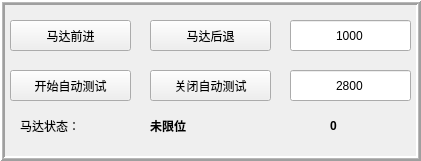
    <widget class="QFrame" name="frame">
     <property name="geometry">
      <rect>
       <x>380</x>
       <y>70</y>
       <width>421</width>
       <height>161</height>
      </rect>
     </property>
     <property name="frameShape">
      <enum>QFrame::Box</enum>
     </property>
     <property name="frameShadow">
      <enum>QFrame::Raised</enum>
     </property>
     <property name="lineWidth">
      <number>2</number>
     </property>
     <property name="midLineWidth">
      <number>1</number>
     </property>
     <widget class="QLabel" name="label_30">
      <property name="geometry">
       <rect>
        <x>20</x>
        <y>110</y>
        <width>121</width>
        <height>31</height>
       </rect>
      </property>
      <property name="font">
       <font>
        <family>Arial</family>
        <pointsize>9</pointsize>
       </font>
      </property>
      <property name="text">
       <string>马达状态：</string>
      </property>
     </widget>
     <widget class="QPushButton" name="motorBackButton">
      <property name="geometry">
       <rect>
        <x>150</x>
        <y>20</y>
        <width>121</width>
        <height>31</height>
       </rect>
      </property>
      <property name="sizePolicy">
       <sizepolicy hsizetype="Minimum" vsizetype="Fixed">
        <horstretch>0</horstretch>
        <verstretch>0</verstretch>
       </sizepolicy>
      </property>
      <property name="maximumSize">
       <size>
        <width>121</width>
        <height>16777215</height>
       </size>
      </property>
      <property name="text">
       <string>马达后退</string>
      </property>
     </widget>
     <widget class="QLabel" name="motorStatuslabel">
      <property name="geometry">
       <rect>
        <x>150</x>
        <y>110</y>
        <width>121</width>
        <height>31</height>
       </rect>
      </property>
      <property name="font">
       <font>
        <family>Arial</family>
        <pointsize>9</pointsize>
        <weight>75</weight>
        <bold>true</bold>
       </font>
      </property>
      <property name="text">
       <string>未限位</string>
      </property>
     </widget>
     <widget class="QLineEdit" name="motorStepsEdit">
      <property name="geometry">
       <rect>
        <x>290</x>
        <y>20</y>
        <width>121</width>
        <height>31</height>
       </rect>
      </property>
      <property name="maximumSize">
       <size>
        <width>121</width>
        <height>16777215</height>
       </size>
      </property>
      <property name="text">
       <string>1000</string>
      </property>
      <property name="alignment">
       <set>Qt::AlignCenter</set>
      </property>
     </widget>
     <widget class="QPushButton" name="motorForwardButton">
      <property name="geometry">
       <rect>
        <x>10</x>
        <y>20</y>
        <width>121</width>
        <height>31</height>
       </rect>
      </property>
      <property name="maximumSize">
       <size>
        <width>121</width>
        <height>16777215</height>
       </size>
      </property>
      <property name="text">
       <string>马达前进</string>
      </property>
     </widget>
     <widget class="QPushButton" name="autoTestMotorOpenButton">
      <property name="geometry">
       <rect>
        <x>10</x>
        <y>70</y>
        <width>121</width>
        <height>31</height>
       </rect>
      </property>
      <property name="maximumSize">
       <size>
        <width>121</width>
        <height>16777215</height>
       </size>
      </property>
      <property name="text">
       <string>开始自动测试</string>
      </property>
     </widget>
     <widget class="QPushButton" name="autoTestMotorCloseButton">
      <property name="geometry">
       <rect>
        <x>150</x>
        <y>70</y>
        <width>121</width>
        <height>31</height>
       </rect>
      </property>
      <property name="maximumSize">
       <size>
        <width>121</width>
        <height>16777215</height>
       </size>
      </property>
      <property name="text">
       <string>关闭自动测试</string>
      </property>
     </widget>
     <widget class="QLineEdit" name="motorStepsRoundEdit">
      <property name="geometry">
       <rect>
        <x>290</x>
        <y>70</y>
        <width>121</width>
        <height>31</height>
       </rect>
      </property>
      <property name="maximumSize">
       <size>
        <width>121</width>
        <height>16777215</height>
       </size>
      </property>
      <property name="text">
       <string>2800</string>
      </property>
      <property name="alignment">
       <set>Qt::AlignCenter</set>
      </property>
     </widget>
     <widget class="QLabel" name="totalRoundLabel">
      <property name="geometry">
       <rect>
        <x>330</x>
        <y>110</y>
        <width>51</width>
        <height>31</height>
       </rect>
      </property>
      <property name="font">
       <font>
        <family>Arial</family>
        <pointsize>9</pointsize>
        <weight>75</weight>
        <bold>true</bold>
       </font>
      </property>
      <property name="text">
       <string>0</string>
      </property>
     </widget>
    </widget>
